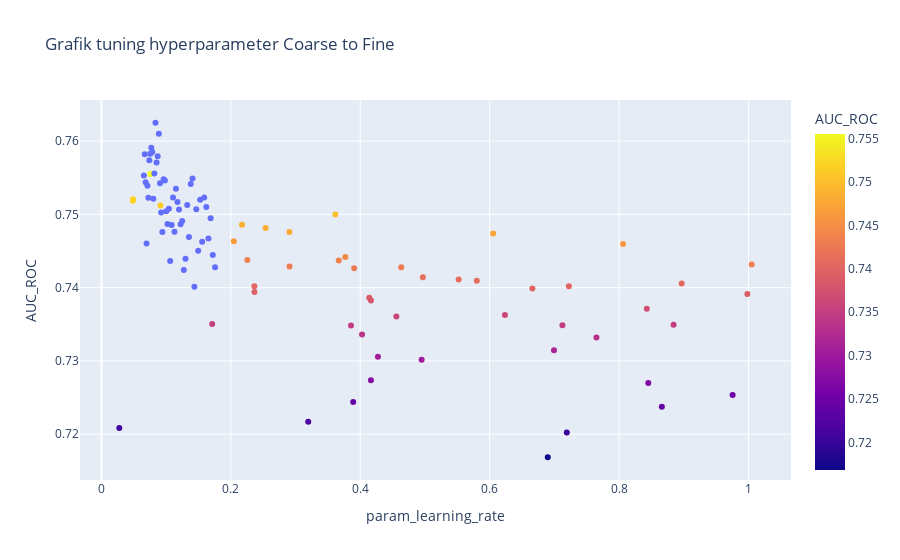

Here is the notebook cell this chart was saved with:
### Code cell
# create a dataframe from results
fig = px.scatter(result_coarse, x = params_key[2], 
                    y = params_key[3], 
                    color = 'AUC_ROC', title='Grafik tuning hyperparameter Coarse to Fine')
fig.add_trace(px.scatter(result_fine, x = params_key[2], 
                    y = params_key[3]).data[0])

# menyatukan kedua plot dalam satu objek

fig.show()
